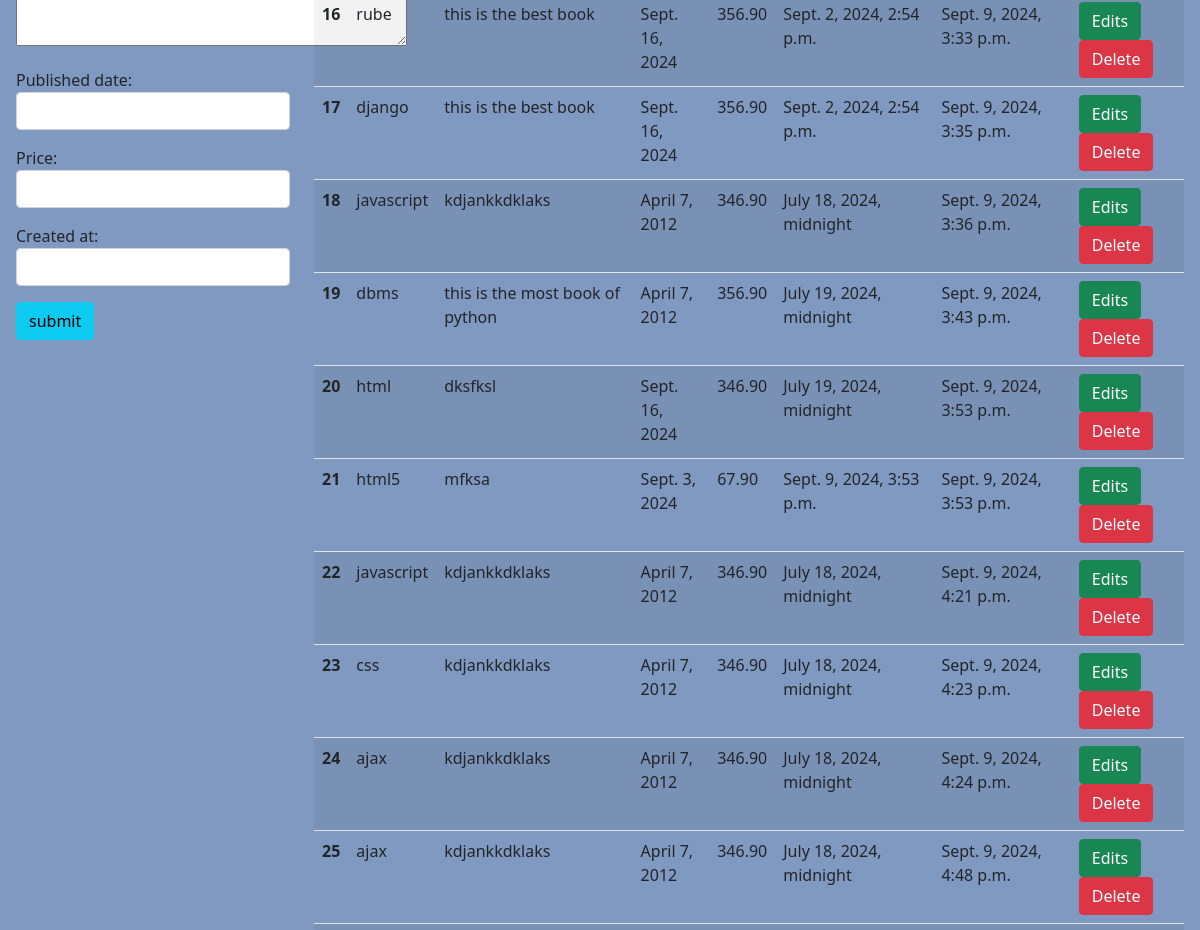
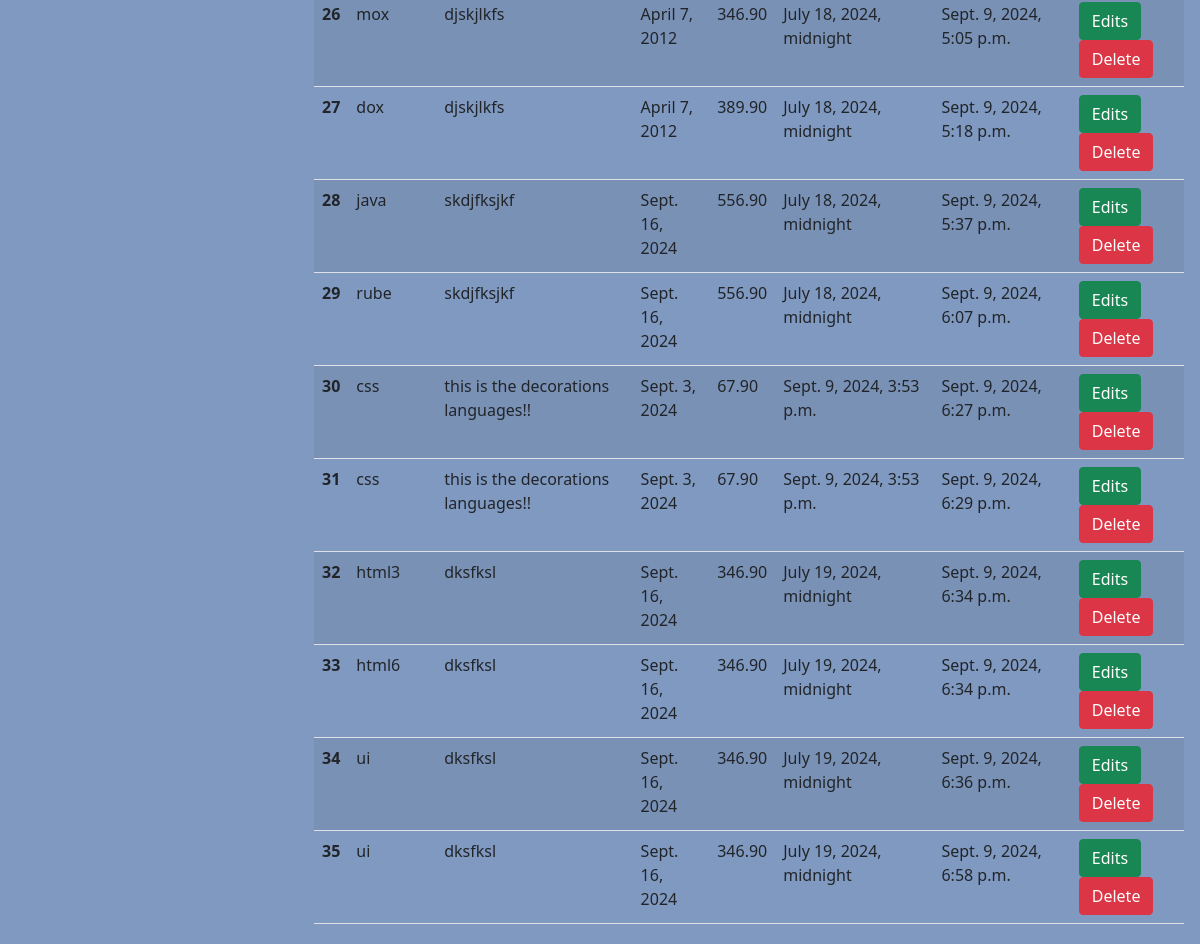
Page /home/ (lower part) on the earlier database version (2 pictures, top to bottom).
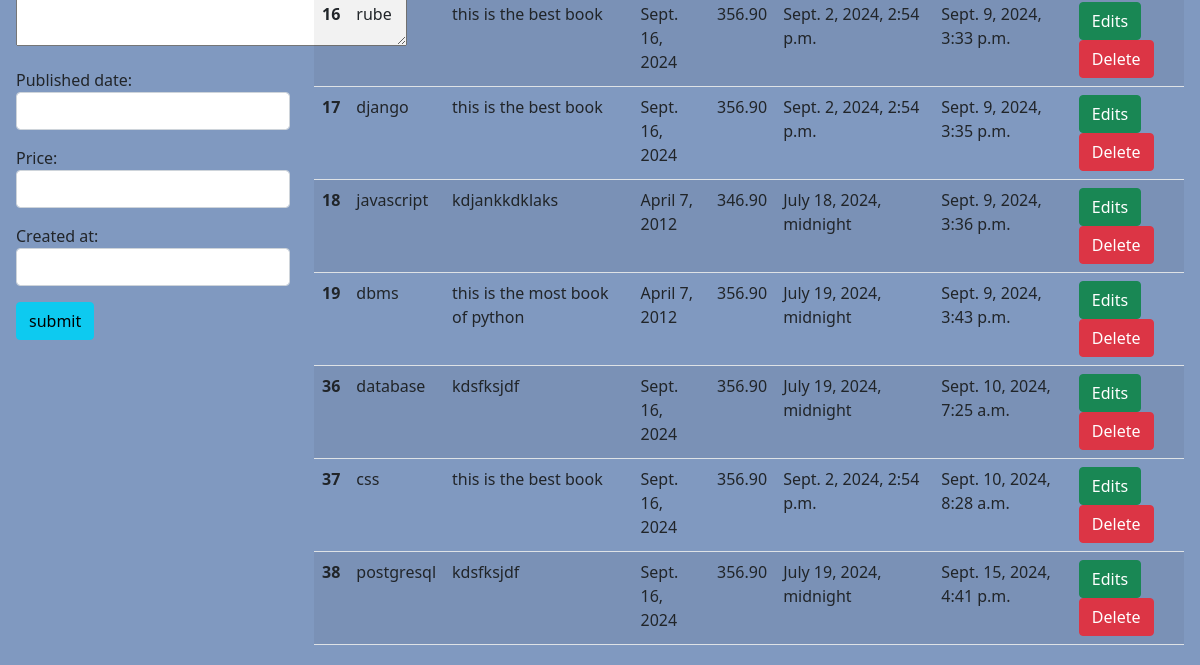
Same page on the later database version.
### book_app/models.py (models this page shows, shortened)
class Book(models.Model):
    title = models.CharField(max_length=200)
    author = models.CharField(max_length=100)
    description = models.TextField()
    published_date = models.DateField()
    price = models.DecimalField(max_digits=5, decimal_places=2)
    created_at = models.DateTimeField(auto_now=False, auto_now_add=False)
    updated_at=models. DateTimeField (auto_now=True)

### book_app/views.py (the view)
# urls.py: path("home/", views.index, name="index"),
def index(request):
    if request.method == "POST":
        form=bookform(request.POST)
        if form.is_valid():
            form.save()
            form=bookform()
    else:
        form=bookform()
    data=Book.objects.all()
    return render(request,"home.html",{"form":form,"data":data})

### book_app/forms.py
class bookform(forms.ModelForm):
    class Meta:
        model=Book
        fields="__all__"
        widgets = {
            "title": forms.TextInput(attrs={'class':'form-control'}),
            "author": forms.TextInput(attrs={'class':'form-control'}),
            "descriptions": forms.TextInput(attrs={'class':'form-control'}),
            "published_date": forms.DateInput(attrs={'class':'form-control'}),
            "price": forms.TextInput(attrs={'class':'form-control'}),
            "created_at": forms.DateTimeInput(attrs={'class':'form-control'}),
            "updated_at": forms.DateTimeInput(attrs={'class':'form-control'}),
        }

### templates/home.html (shortened to what this page needs)
<!doctype html>
<html lang="en">
<head>
  <link href="https://cdn.jsdelivr.net/npm/bootstrap@5.0.2/dist/css/bootstrap.min.css" rel="stylesheet"
>
</head>
<body style="background: #8099c0;">
  <div class="container-flude">
      <div class="row m-1">
          <div class="col-sm-3 rounded">
              <form action="" method="post" novalidate>
                  {{form.as_p}}
                  <input type="submit" class="btn btn-info" value="submit">
              </form>
          </div>
          <div class="col-sm-9">
              <table class="table table-striped">
                <tbody>
                  {% for data in data %}
                  <tr>
                    <th scope="row">{{data.id}}</th>
                    <td>{{data.title}}</td>
                    <td>{{data.description}}</td>
                    <td>{{data.published_date}}</td>
                    <td>{{data.price}}</td>
                    <td>{{data.created_at}}</td>
                    <td>{{data.updated_at}}</td>
                    <td>
                      <a href="{% url 'edit' data.id %}" class="btn btn-success" >Edits</a>
                      <form action="{% url 'delete' data.id %}"  method="post" class="d-inline">
                        <input type="submit" class ="btn btn-danger"  value="Delete">
                      </form>
                    </td>
                  </tr>
                  {% endfor %}
                </tbody>
              </table>
          </div>
      </div>
  </div>
</body>
</html>

Differences in the rows shown:
removed Book: id "20", title "html", description "dksfksl", published_date "Sept. 16, 2024", price "346.90", created_at "July 19, 2024, midnight", updated_at "Sept. 9, 2024, 3:53 p.m."
removed Book: id "21", title "html5", description "mfksa", published_date "Sept. 3, 2024", price "67.90", created_at "Sept. 9, 2024, 3:53 p.m.", updated_at "Sept. 9, 2024, 3:53 p.m."
removed Book: id "22", title "javascript", description "kdjankkdklaks", published_date "April 7, 2012", price "346.90", created_at "July 18, 2024, midnight", updated_at "Sept. 9, 2024, 4:21 p.m."
removed Book: id "23", title "css", description "kdjankkdklaks", published_date "April 7, 2012", price "346.90", created_at "July 18, 2024, midnight", updated_at "Sept. 9, 2024, 4:23 p.m."
removed Book: id "24", title "ajax", description "kdjankkdklaks", published_date "April 7, 2012", price "346.90", created_at "July 18, 2024, midnight", updated_at "Sept. 9, 2024, 4:24 p.m."
removed Book: id "25", title "ajax", description "kdjankkdklaks", published_date "April 7, 2012", price "346.90", created_at "July 18, 2024, midnight", updated_at "Sept. 9, 2024, 4:48 p.m."
removed Book: id "26", title "mox", description "djskjlkfs", published_date "April 7, 2012", price "346.90", created_at "July 18, 2024, midnight", updated_at "Sept. 9, 2024, 5:05 p.m."
removed Book: id "27", title "dox", description "djskjlkfs", published_date "April 7, 2012", price "389.90", created_at "July 18, 2024, midnight", updated_at "Sept. 9, 2024, 5:18 p.m."
removed Book: id "28", title "java", description "skdjfksjkf", published_date "Sept. 16, 2024", price "556.90", created_at "July 18, 2024, midnight", updated_at "Sept. 9, 2024, 5:37 p.m."
removed Book: id "29", title "rube", description "skdjfksjkf", published_date "Sept. 16, 2024", price "556.90", created_at "July 18, 2024, midnight", updated_at "Sept. 9, 2024, 6:07 p.m."
removed Book: id "30", title "css", description "this is the decorations languages!!", published_date "Sept. 3, 2024", price "67.90", created_at "Sept. 9, 2024, 3:53 p.m.", updated_at "Sept. 9, 2024, 6:27 p.m."
removed Book: id "31", title "css", description "this is the decorations languages!!", published_date "Sept. 3, 2024", price "67.90", created_at "Sept. 9, 2024, 3:53 p.m.", updated_at "Sept. 9, 2024, 6:29 p.m."
removed Book: id "32", title "html3", description "dksfksl", published_date "Sept. 16, 2024", price "346.90", created_at "July 19, 2024, midnight", updated_at "Sept. 9, 2024, 6:34 p.m."
removed Book: id "33", title "html6", description "dksfksl", published_date "Sept. 16, 2024", price "346.90", created_at "July 19, 2024, midnight", updated_at "Sept. 9, 2024, 6:34 p.m."
removed Book: id "34", title "ui", description "dksfksl", published_date "Sept. 16, 2024", price "346.90", created_at "July 19, 2024, midnight", updated_at "Sept. 9, 2024, 6:36 p.m."
removed Book: id "35", title "ui", description "dksfksl", published_date "Sept. 16, 2024", price "346.90", created_at "July 19, 2024, midnight", updated_at "Sept. 9, 2024, 6:58 p.m."
added Book: id "36", title "database", description "kdsfksjdf", published_date "Sept. 16, 2024", price "356.90", created_at "July 19, 2024, midnight", updated_at "Sept. 10, 2024, 7:25 a.m."
added Book: id "37", title "css", description "this is the best book", published_date "Sept. 16, 2024", price "356.90", created_at "Sept. 2, 2024, 2:54 p.m.", updated_at "Sept. 10, 2024, 8:28 a.m."
added Book: id "38", title "postgresql", description "kdsfksjdf", published_date "Sept. 16, 2024", price "356.90", created_at "July 19, 2024, midnight", updated_at "Sept. 15, 2024, 4:41 p.m."
